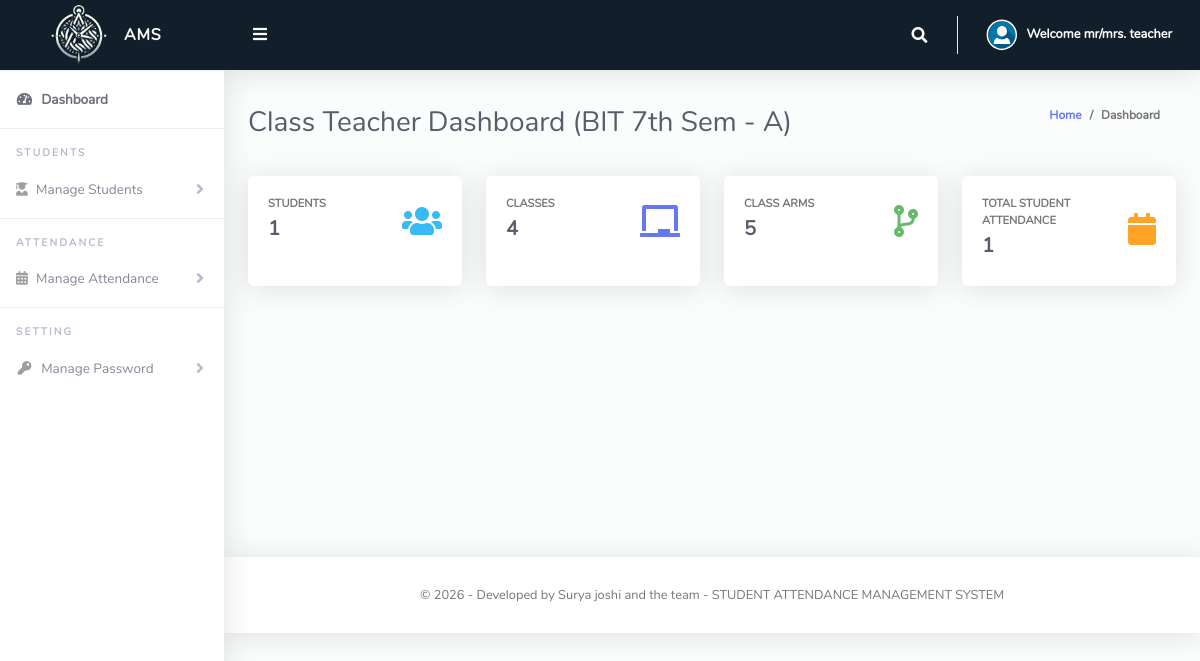
Page /ClassTeacher/index.php (signed in) on the committed database.
### tables this page shows
CREATE TABLE `tblclassteacher` (
  `Id` int(10) NOT NULL,
  `firstName` varchar(255) NOT NULL,
  `lastName` varchar(255) NOT NULL,
  `emailAddress` varchar(255) NOT NULL,
  `password` varchar(255) NOT NULL,
  `phoneNo` varchar(50) NOT NULL,
  `classId` varchar(10) NOT NULL,
  `classArmId` varchar(10) NOT NULL,
  `dateCreated` varchar(50) NOT NULL
);

CREATE TABLE `tblclassarms` (
  `Id` int(10) NOT NULL,
  `classId` varchar(10) NOT NULL,
  `classArmName` varchar(255) NOT NULL,
  `isAssigned` varchar(10) NOT NULL
);

CREATE TABLE `tblclass` (
  `Id` int(10) NOT NULL,
  `className` varchar(255) NOT NULL
);

### ClassTeacher/index.php (the view, shortened to what this page needs)
<?php
include '../Includes/dbcon.php';
$query = "SELECT tblclass.className,tblclassarms.classArmName
    FROM tblclassteacher
    INNER JOIN tblclass ON tblclass.Id = tblclassteacher.classId
    INNER JOIN tblclassarms ON tblclassarms.Id = tblclassteacher.classArmId
    Where tblclassteacher.Id = '$_SESSION[userId]'";
$rs = $conn->query($query);
$rrw = $rs->fetch_assoc();
?>
<!DOCTYPE html>
<html lang="en">
<head>
  <link href="../vendor/fontawesome-free/css/all.min.css" rel="stylesheet" type="text/css">
  <link href="../vendor/bootstrap/css/bootstrap.min.css" rel="stylesheet" type="text/css">
  <link href="css/ruang-admin.min.css" rel="stylesheet">
</head>
<body id="page-top">
  <div id="wrapper">
    <?php include "Includes/sidebar.php"; ?>
    <div id="content-wrapper" class="d-flex flex-column">
      <div id="content">
        <?php include "Includes/topbar.php"; ?>
        <div class="container-fluid" id="container-wrapper">
          <div class="d-sm-flex align-items-center justify-content-between mb-4">
            <h1 class="h3 mb-0 text-gray-800">Class Teacher Dashboard (<?php echo $rrw['className'] . ' - ' . $rrw['classArmName']; ?>)</h1>
            <ol class="breadcrumb">
              <li class="breadcrumb-item"><a href="./">Home</a></li>
              <li class="breadcrumb-item active" aria-current="page">Dashboard</li>
            </ol>
          </div>
          <div class="row mb-3">
            <?php
            $query1 = mysqli_query($conn, "SELECT * from tblstudents where classId = '$_SESSION[classId]' and classArmId = '$_SESSION[classArmId]'");
            $students = mysqli_num_rows($query1);
            ?>
            <div class="col-xl-3 col-md-6 mb-4">
              <div class="card h-100">
                <div class="card-body">
                  <div class="row no-gutters align-items-center">
                    <div class="col mr-2">
                      <div class="text-xs font-weight-bold text-uppercase mb-1">Students</div>
                      <div class="h5 mb-0 mr-3 font-weight-bold text-gray-800"><?php echo $students; ?></div>
                    </div>
                    <div class="col-auto">
                      <i class="fas fa-users fa-2x text-info"></i>
                    </div>
                  </div>
                </div>
              </div>
            </div>
            <?php
            $query1 = mysqli_query($conn, "SELECT * from tblclass");
            $class = mysqli_num_rows($query1);
            ?>
            <div class="col-xl-3 col-md-6 mb-4">
              <div class="card h-100">
                <div class="card-body">
                  <div class="row align-items-center">
                    <div class="col mr-2">
                      <div class="text-xs font-weight-bold text-uppercase mb-1">Classes</div>
                      <div class="h5 mb-0 font-weight-bold text-gray-800"><?php echo $class; ?></div>
                    </div>
                    <div class="col-auto">
                      <i class="fas fa-chalkboard fa-2x text-primary"></i>
                    </div>
                  </div>
                </div>
              </div>
            </div>
            <?php
            $query1 = mysqli_query($conn, "SELECT * from tblclassarms");
            $classArms = mysqli_num_rows($query1);
            ?>
            <div class="col-xl-3 col-md-6 mb-4">
              <div class="card h-100">
                <div class="card-body">
                  <div class="row no-gutters align-items-center">
                    <div class="col mr-2">
                      <div class="text-xs font-weight-bold text-uppercase mb-1">Class Arms</div>
                      <div class="h5 mb-0 font-weight-bold text-gray-800"><?php echo $classArms; ?></div>
                    </div>
                    <div class="col-auto">
                      <i class="fas fa-code-branch fa-2x text-success"></i>
                    </div>
                  </div>
                </div>
              </div>
            </div>
            <?php
            $query1 = mysqli_query($conn, "SELECT * from tblattendance where classId = '$_SESSION[classId]' and classArmId = '$_SESSION[classArmId]'");
            $totAttendance = mysqli_num_rows($query1);
            ?>
            <div class="col-xl-3 col-md-6 mb-4">
              <div class="card h-100">
                <div class="card-body">
                  <div class="row no-gutters align-items-center">
                    <div class="col mr-2">
                      <div class="text-xs font-weight-bold text-uppercase mb-1">Total Student Attendance</div>
                      <div class="h5 mb-0 font-weight-bold text-gray-800"><?php echo $totAttendance; ?></div>
                    </div>
                    <div class="col-auto">
                      <i class="fas fa-calendar fa-2x text-warning"></i>
                    </div>
                  </div>
                </div>
              </div>
            </div>
          </div>
        </div>
        <?php include 'includes/footer.php'; ?>
      </div>
    </div>
</body>
</html>

### ClassTeacher/Includes/topbar.php (shortened to what this page needs)
<?php
  $query = "SELECT * FROM tblclassteacher WHERE Id = ".$_SESSION['userId']."";
  $rs = $conn->query($query);
  $rows = $rs->fetch_assoc();
  $fullName = $rows['firstName']." ".$rows['lastName'];
?>
<nav class="navbar navbar-expand navbar-light  topbar mb-4 static-top" style="background-color: #121F2B;">
          <button id="sidebarToggleTop" class="btn btn-link rounded-circle mr-3">
            <i class="fa fa-bars"></i>
          </button>
          <ul class="navbar-nav ml-auto">
            <li class="nav-item dropdown no-arrow">
              <a class="nav-link dropdown-toggle" href="#" id="searchDropdown" role="button" data-toggle="dropdown"
                aria-haspopup="true" aria-expanded="false">
                <i class="fas fa-search fa-fw"></i>
              </a>
            </li>
            <li class="nav-item dropdown no-arrow">
              <a class="nav-link dropdown-toggle" href="#" id="userDropdown" role="button" data-toggle="dropdown"
                aria-haspopup="true" aria-expanded="false">
                <img class="img-profile rounded-circle border-0" src="img/user.svg" style="max-width: 60px">
                <span class="ml-2 d-none d-lg-inline text-white small"><b>Welcome <?php echo $fullName;?></b></span>
              </a>
            </li>
          </ul>
        </nav>

### rows in the picture
tblclassteacher: fullName "mr/mrs. teacher"
tblclassarms: classId.className "BIT 7th Sem", classArmName "A"

### other values in the picture
$students "1"
$class "4"
$classArms "5"
$totAttendance "1"
